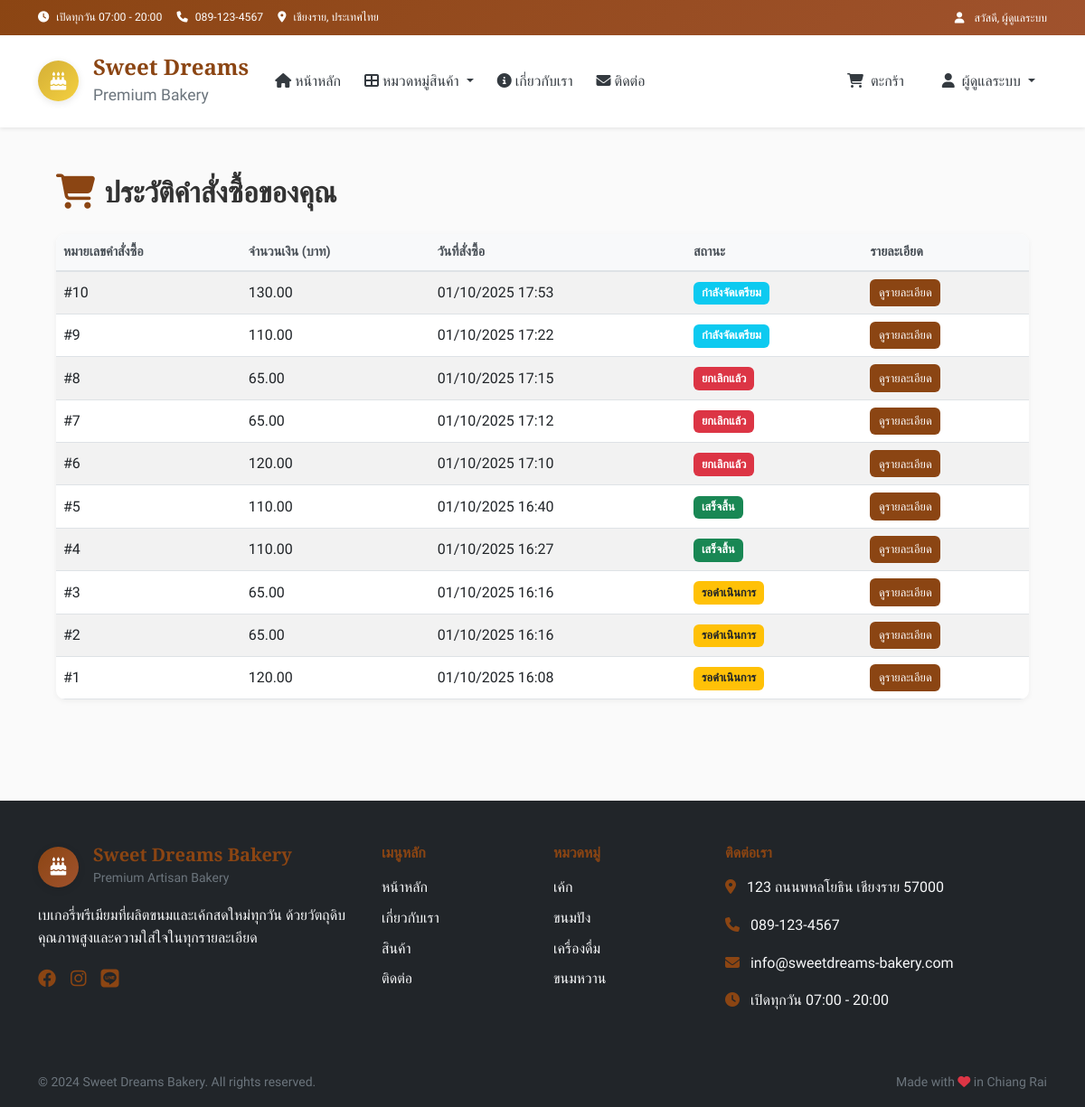
The app's page /admin/order_history (signed in), older data.
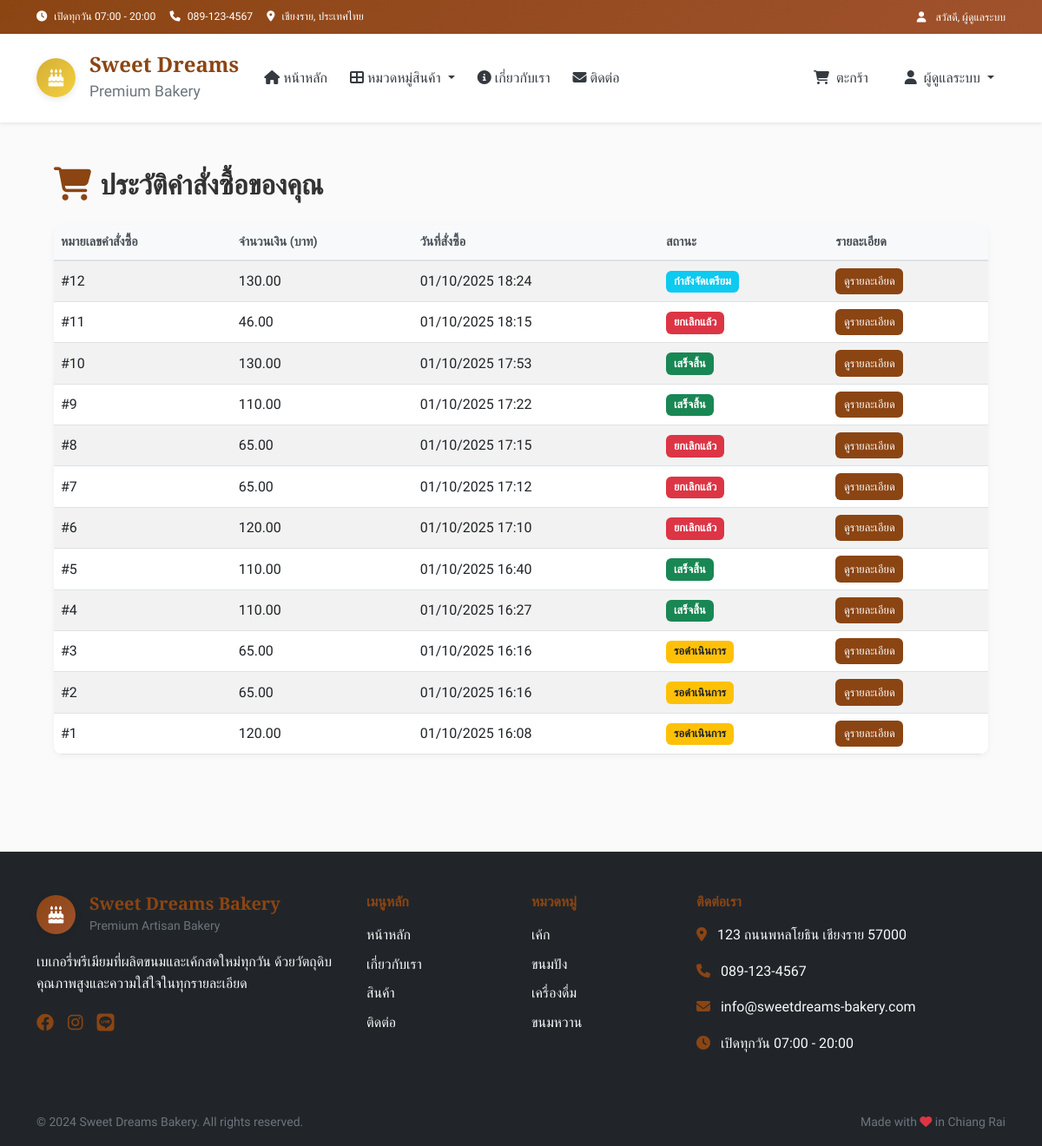
The same page, newer data.
### tables this page shows
CREATE TABLE orders (
        id INTEGER PRIMARY KEY AUTOINCREMENT,
        user_id INTEGER,
        total_amount DECIMAL(10,2) NOT NULL,
        status TEXT DEFAULT 'pending',
        customer_name TEXT NOT NULL,
        customer_phone TEXT NOT NULL,
        customer_address TEXT,
        cancelled_at DATETIME,
        payment_method TEXT DEFAULT 'cod',
        notes TEXT,
        delivery_method TEXT DEFAULT 'delivery',
        created_at TIMESTAMP DEFAULT CURRENT_TIMESTAMP,
        FOREIGN KEY (user_id) REFERENCES users (id)
    );

CREATE TABLE categories (
        id INTEGER PRIMARY KEY AUTOINCREMENT,
        name TEXT UNIQUE NOT NULL,
        name_en TEXT,
        icon TEXT,
        description TEXT,
        display_order INTEGER DEFAULT 0
    );

### app.py (the view)
@app.route("/admin/order_history")
def admin_order_history():
    if session.get('role') != 'admin':
        flash("คุณไม่มีสิทธิ์เข้าถึงหน้านี้", "danger")
        return redirect(url_for("index"))
    conn = get_db_connection()
    orders = conn.execute("""
        SELECT o.*, u.username, u.email
        FROM orders o
        JOIN users u ON o.user_id = u.id
        ORDER BY o.created_at DESC
    """).fetchall()
    conn.close()
    return render_template("admin_order_history.html", orders=orders)

### app.py (called while the page is built)
@app.template_filter('to_bangkok')
def to_bangkok_filter(value, fmt='%d/%m/%Y %H:%M'):
    if not value:
        return "N/A"
    if isinstance(value, str):
        try:
            value = datetime.fromisoformat(value)
        except ValueError:
            return value
    dt = value.replace(tzinfo=ZoneInfo("UTC")).astimezone(ZoneInfo("Asia/Bangkok"))
    return dt.strftime(fmt)

def get_db_connection():
    conn = sqlite3.connect(DB_NAME)
    conn.row_factory = sqlite3.Row
    return conn

def get_categories():
    conn = get_db_connection()
    categories = conn.execute(
        "SELECT * FROM categories ORDER BY display_order"
    ).fetchall()
    conn.close()
    return categories

def get_cart_total():
    cart = session.get('cart', {})
    total_items = sum(item['quantity'] for item in cart.values())
    total_price = sum(item['quantity'] * item['price'] for item in cart.values())
    return total_items, total_price

### templates/admin_order_history.html (shortened to what this page needs)
{% extends "layout.html" %}
{% block extra_css %}
<link rel="stylesheet" href="{{ url_for('static', filename='css/admin_orders_his.css') }}">
{% endblock %}
{% block content %}
<div class="orders-page">
    <div class="container py-5">
        <h2 class="mb-4">
            {% if is_admin %}
                รายการคำสั่งซื้อทั้งหมด
            {% else %}
                ประวัติคำสั่งซื้อของคุณ
            {% endif %}
        </h2>
        {% if orders %}
        <table class="table table-striped align-middle">
            <thead>
                <tr>
                    <th>หมายเลขคำสั่งซื้อ</th>
                    <th>จำนวนเงิน (บาท)</th>
                    <th>วันที่สั่งซื้อ</th>
                    <th>สถานะ</th>
                    <th>รายละเอียด</th>
                </tr>
            </thead>
            <tbody>
                {% for order in orders %}
                <tr>
                    <td>#{{ order.id }}</td>
                    <td>{{ "%.2f"|format(order.total_amount) }}</td>
                    <td>{{ order.created_at | to_bangkok }}</td>
                    <td>
                        {% if order.status == 'pending' %}
                            <span class="badge bg-warning text-dark">รอดำเนินการ</span>
                        {% elif order.status == 'processing' %}
                            <span class="badge bg-info text-white">กำลังจัดเตรียม</span>
                        {% elif order.status == 'completed' %}
                            <span class="badge bg-success text-white">เสร็จสิ้น</span>
                        {% elif order.status == 'cancelled' %}
                            <span class="badge bg-danger text-white">ยกเลิกแล้ว</span>
                        {% else %}
                            <span class="badge bg-secondary text-white">{{ order.status }}</span>
                        {% endif %}
                    </td>
                    <td>
                        <a href="{{ url_for('order_detail', order_id=order.id) }}" class="btn btn-sm btn-primary">
                            ดูรายละเอียด
                        </a>
                    </td>
                </tr>
                {% endfor %}
            </tbody>
        </table>
        {% else %}
        <p>{% if is_admin %}ยังไม่มีคำสั่งซื้อใด{% else %}คุณยังไม่มีคำสั่งซื้อ{% endif %}</p>
        {% endif %}
    </div>
</div>
{% endblock %}

### templates/layout.html (shortened to what the changed rows need)
<!DOCTYPE html>
<html lang="th" data-bs-theme="light">
<head>
    <link href="https://cdn.jsdelivr.net/npm/bootstrap@5.0.2/dist/css/bootstrap.min.css" rel="stylesheet">
    <link rel="stylesheet" href="https://cdnjs.cloudflare.com/ajax/libs/font-awesome/6.4.0/css/all.min.css">
    <link rel="stylesheet" href="{{ url_for('static', filename='css/main.css') }}">
    {% if session.get('role') == 'admin' %}
    <link rel="stylesheet" href="{{ url_for('static', filename='css/admin.css') }}">
    {% endif %}
    {% block extra_css %}{% endblock %}
</head>
<body>
    <main>
        {% block content %}{% endblock %}
    </main>
    <footer class="bg-dark text-white mt-5">
        <div class="container py-5">
            <div class="row gy-4">
                <div class="col-lg-2 col-md-6">
                    <ul class="list-unstyled">
                        {% if categories %}
                            {% for category in categories[:4] %}
                            <li class="mb-2">
                                <a href="{{ url_for('category_by_id', category_id=category.id) }}" class="text-light text-decoration-none">
                                    {{ category.name }}
                                </a>
                            </li>
                            {% endfor %}
                        {% endif %}
                    </ul>
                </div>
            </div>
        </div>
    </footer>
</body>
</html>

Row changes from the older to the newer data that the page shows:
added orders: id "12", total_amount "130.00", created_at|to_bangkok "01/10/2025 18:24", status "กำลังจัดเตรียม"
added orders: id "11", total_amount "46.00", created_at|to_bangkok "01/10/2025 18:15", status "ยกเลิกแล้ว"
changed orders id 10: status "กำลังจัดเตรียม" → "เสร็จสิ้น"
changed orders id 9: status "กำลังจัดเตรียม" → "เสร็จสิ้น"
